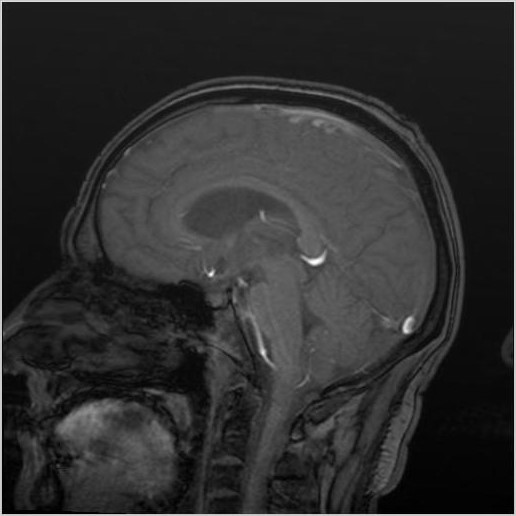
#> input picture 26/fMRI.jpg, 516 x 516 px
$ jupyter execute HW5_2.ipynb
#> lines starting #> are read from the running program, lines starting #| are printed output that depends on the picture
[cell 1]
import cv2 as cv
import numpy as np
import matplotlib.pyplot as plt
import math

a = 5
b = 53.5
c = 44


def show_with_plot(img, title):
    img = cv.cvtColor(img, cv.COLOR_BGR2RGB)
    plt.figure()
    plt.imshow(img)
    plt.xticks([])
    plt.yticks([])
    plt.title(title)
    plt.show()


counter = 0    # Figure out the average intensity of the region of interest
def split_and_merge(power, split):
    global counter
    h = split.shape[0]
    w = split.shape[1]
    # if w * h > 1024:
    #     print(w * h)
    if w * h == 4160:
        counter += 1
    sigma = split.std()
    m = split.mean()
    Q = sigma > a and b > m > c
    if counter == 4 and h * w == 4160:
        print(m, sigma)
    if Q and w * h <= 5000:
        split[:, :] = 255
        return
    if h*w <= math.pow(2, power):
        return
    split_and_merge(power, split[:h//2, :w//2])
    split_and_merge(power, split[:h//2, w//2:])
    split_and_merge(power, split[h//2:, :w//2])
    split_and_merge(power, split[h//2:, w//2:])


for i in range(2, 17):
    img = cv.imread('fMRI.jpg')
#> img is the input picture: shape (516, 516, 3); min 0, max 255, mean 46.9
    img = cv.cvtColor(img, cv.COLOR_BGR2GRAY)
#> img: shape (516, 516)
    img[np.where(img >= 190)] = 0   # making the borders black
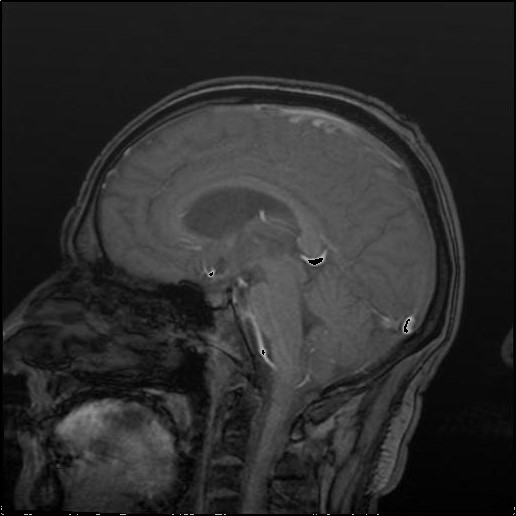
#> img: shape (516, 516); min 0, max 189, mean 43.7
    split_and_merge(i, img)
#> in split_and_merge, `sigma = split.std()`: sigma = 28.45
#> in split_and_merge, `m = split.mean()`: m = 43.67
#> in split_and_merge, `Q = sigma > a and b > m > c`: Q = False
    show_with_plot(img, 'Final ' + str(i))
#> in show_with_plot, `img = cv.cvtColor(img, cv.COLOR_BGR2RGB)`:
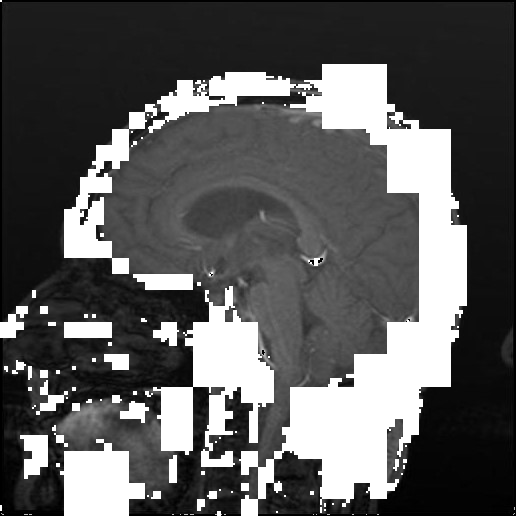
#> img: shape (516, 516, 3); min 0, max 255, mean 90.9
#> img: shape (516, 516)
